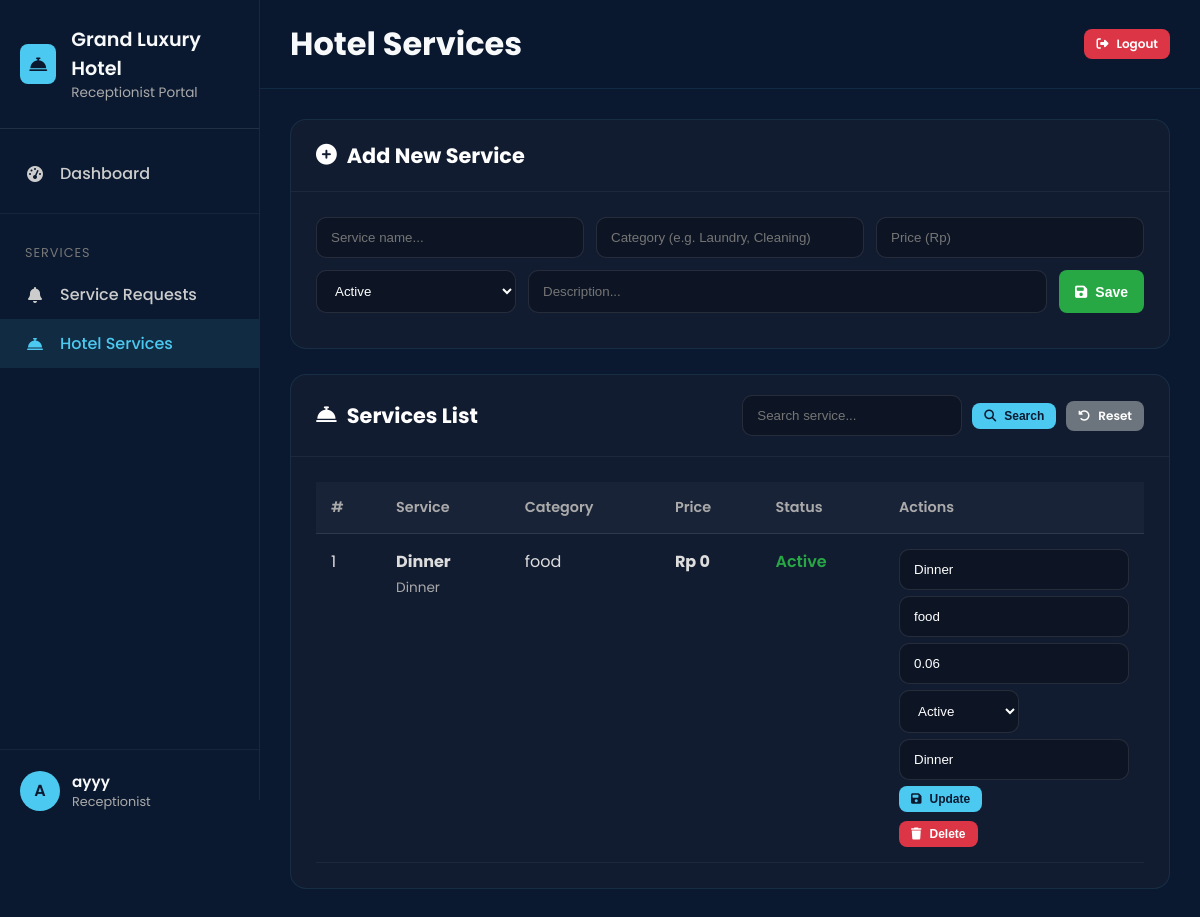
Screenshot of /receptionist/services.php (signed in) with the database file from the repository.
### tables this page shows
CREATE TABLE `settings` (
  `id` int(11) NOT NULL,
  `setting_key` varchar(100) NOT NULL,
  `setting_value` text DEFAULT NULL,
  `setting_group` varchar(50) DEFAULT 'general',
  `description` text DEFAULT NULL,
  `created_at` timestamp NOT NULL DEFAULT current_timestamp(),
  `updated_at` timestamp NOT NULL DEFAULT current_timestamp() ON UPDATE current_timestamp()
);

CREATE TABLE `users` (
  `id` int(11) NOT NULL,
  `username` varchar(50) NOT NULL,
  `password` varchar(255) NOT NULL,
  `email` varchar(100) NOT NULL,
  `full_name` varchar(100) DEFAULT NULL,
  `phone` varchar(20) DEFAULT NULL,
  `profile_picture` varchar(255) DEFAULT NULL,
  `role` enum('admin','receptionist','customer') DEFAULT 'customer',
  `status` enum('active','inactive','suspended') DEFAULT 'active',
  `created_at` timestamp NOT NULL DEFAULT current_timestamp(),
  `last_login` timestamp NULL DEFAULT NULL
);

CREATE TABLE `services` (
  `id` int(11) NOT NULL,
  `name` varchar(100) NOT NULL,
  `description` text DEFAULT NULL,
  `price` decimal(10,2) NOT NULL,
  `unit` varchar(20) DEFAULT 'per item',
  `category` enum('food','beverage','laundry','transport','spa','other') DEFAULT 'other',
  `is_available` tinyint(1) DEFAULT 1,
  `created_at` timestamp NOT NULL DEFAULT current_timestamp()
);

### includes/config.php (called while the page is built, shortened)
<?php
try {
    $conn = new mysqli(DB_HOST, DB_USER, DB_PASS);
    $create_db = "CREATE DATABASE IF NOT EXISTS " . DB_NAME . " DEFAULT CHARACTER SET utf8mb4 COLLATE utf8mb4_general_ci";
    if ($conn->query($create_db) === TRUE) {
        $conn->select_db(DB_NAME);
    } else {
        die("Error creating database: " . $conn->error);
    }
    $conn->set_charset("utf8mb4");
} catch (Exception $e) {
    die("Database connection failed: " . $e->getMessage());
}
function getSetting($conn, $key) {
    $stmt = $conn->prepare("SELECT setting_value FROM settings WHERE setting_key = ?");
    if ($stmt) {
        $stmt->bind_param("s", $key);
        $stmt->execute();
        $result = $stmt->get_result();
        if ($row = $result->fetch_assoc()) {
            return $row['setting_value'];
        }
    }
    return '';
}
$hotel_name = getSetting($conn, 'hotel_name') ?: 'Grand Luxury Hotel';
?>

### receptionist/services.php (the view, shortened to what this page needs)
<?php
require_once '../includes/config.php';
$user_id = $_SESSION['user_id'];
$page_title = 'Hotel Services';
$receptionist_sql = "SELECT * FROM users WHERE id = ?";
$receptionist_stmt = $conn->prepare($receptionist_sql);
$receptionist_stmt->bind_param("i", $user_id);
$receptionist_stmt->execute();
$receptionist_result = $receptionist_stmt->get_result();
$receptionist = $receptionist_result->fetch_assoc();
$services_table = null;
$service_name_col = null;
$service_desc_col = null;
$service_price_col = null;
$service_category_col = null;
$possible_tables = ['hotel_services', 'services'];
foreach ($possible_tables as $t) {
    $check = $conn->query("SHOW TABLES LIKE '{$t}'");
    if ($check && $check->num_rows > 0) {
        $services_table = $t;
        break;
    }
}
function colExists($conn, $table, $col) {
    $res = $conn->query("SHOW COLUMNS FROM `$table` LIKE '$col'");
    return $res && $res->num_rows > 0;
}
if ($services_table) {
    if (colExists($conn, $services_table, 'name')) $service_name_col = 'name';
    else if (colExists($conn, $services_table, 'service_name')) $service_name_col = 'service_name';
    else if (colExists($conn, $services_table, 'title')) $service_name_col = 'title';
    if (colExists($conn, $services_table, 'description')) $service_desc_col = 'description';
    else if (colExists($conn, $services_table, 'details')) $service_desc_col = 'details';
    if (colExists($conn, $services_table, 'price')) $service_price_col = 'price';
    else if (colExists($conn, $services_table, 'service_price')) $service_price_col = 'service_price';
    else if (colExists($conn, $services_table, 'base_price')) $service_price_col = 'base_price';
    if (colExists($conn, $services_table, 'category')) $service_category_col = 'category';
    else if (colExists($conn, $services_table, 'service_type')) $service_category_col = 'service_type';
}
$services = [];
if ($services_table) {
    $where = "";
    $sql = "SELECT * FROM `$services_table` $where ORDER BY id DESC";
    $res = $conn->query($sql);
    if ($res) {
        while ($row = $res->fetch_assoc()) {
            $services[] = $row;
        }
    }
}
function getVal($row, $col, $default = '') {
    return isset($row[$col]) ? $row[$col] : $default;
}
function moneyIDR($num) {
    return "Rp " . number_format((float)$num, 0, ',', '.');
}
?>
<!DOCTYPE html>
<html lang="id">
<head>
<link rel="stylesheet" href="https://cdnjs.cloudflare.com/ajax/libs/font-awesome/6.4.0/css/all.min.css">
</head>
<body>
<div class="receptionist-wrapper">
    <aside class="sidebar">
        <div class="sidebar-header">
            <div class="sidebar-logo"><i class="fas fa-concierge-bell"></i></div>
            <div class="sidebar-title">
                <h3><?= htmlspecialchars($hotel_name) ?></h3>
                <p>Receptionist Portal</p>
            </div>
        </div>
        <nav class="sidebar-nav">
            <a href="dashboard.php" class="nav-item"><i class="fas fa-tachometer-alt"></i><span>Dashboard</span></a>
            <div class="nav-divider"></div>
            <div class="nav-group">
                <p class="nav-label">SERVICES</p>
                <a href="service-requests.php" class="nav-item"><i class="fas fa-bell"></i><span>Service Requests</span></a>
                <a href="services.php" class="nav-item active"><i class="fas fa-concierge-bell"></i><span>Hotel Services</span></a>
            </div>
        </nav>
        <div class="sidebar-footer">
            <div class="user-menu">
                <div class="user-avatar">
                    <?= strtoupper(substr($receptionist['full_name'] ?? $receptionist['username'], 0, 1)) ?>
                </div>
                <div class="user-info">
                    <div class="user-name"><?= htmlspecialchars($receptionist['full_name'] ?? $receptionist['username']) ?></div>
                    <div class="user-role"><?= ucfirst($receptionist['role']) ?></div>
                </div>
            </div>
        </div>
    </aside>
    <main class="main-content">
        <header class="top-header">
            <div class="header-left" style="display:flex;align-items:center;gap:15px;">
                <h1><?= htmlspecialchars($page_title) ?></h1>
            </div>
            <div class="header-right">
                <a href="../logout.php" class="btn btn-danger btn-sm"><i class="fas fa-sign-out-alt"></i> Logout</a>
            </div>
        </header>
        <div class="content-area">
            <?php if (!$services_table): ?>
                <div class="alert alert-error">
                    <strong>Missing Table!</strong> Table <code>hotel_services</code> atau <code>services</code> tidak ditemukan.
                    <br><br>
                    Buat table dulu, contoh minimal:
                    <pre style="margin-top:10px;background:rgba(0,0,0,0.3);padding:12px;border-radius:10px;overflow:auto;color:#fff;">
CREATE TABLE hotel_services (
  id INT AUTO_INCREMENT PRIMARY KEY,
  name VARCHAR(100) NOT NULL,
  description TEXT NULL,
  category VARCHAR(50) NULL,
  price DECIMAL(10,2) DEFAULT 0,
  status VARCHAR(20) DEFAULT 'active',
  created_at TIMESTAMP DEFAULT CURRENT_TIMESTAMP
);
                    </pre>
                </div>
            <?php else: ?>
            <div class="card">
                <div class="card-header">
                    <h3 class="card-title"><i class="fas fa-plus-circle"></i> Add New Service</h3>
                </div>
                <div class="card-body">
                    <form method="POST" class="form-row">
                        <input class="form-control" type="text" name="name" placeholder="Service name..." required>
                        <input class="form-control" type="text" name="category" placeholder="Category (e.g. Laundry, Cleaning)">
                        <input class="form-control" type="number" step="0.01" name="price" placeholder="Price (Rp)">
                        <select class="form-select" name="status">
                            <option value="active">Active</option>
                        </select>
                        <input class="form-control" type="text" name="description" placeholder="Description...">
                        <button class="btn btn-success" type="submit"><i class="fas fa-save"></i> Save</button>
                    </form>
                </div>
            </div>
            <div class="card">
                <div class="card-header">
                    <h3 class="card-title"><i class="fas fa-concierge-bell"></i> Services List</h3>
                    <form method="GET" style="display:flex; gap:10px; align-items:center;">
                        <input class="form-control" style="min-width:220px;" type="text" name="q" placeholder="Search service..."
                               value="<?= htmlspecialchars($_GET['q'] ?? '') ?>">
                        <button class="btn btn-primary btn-sm" type="submit"><i class="fas fa-search"></i> Search</button>
                        <a href="services.php" class="btn btn-secondary btn-sm"><i class="fas fa-rotate-left"></i> Reset</a>
                    </form>
                </div>
                <div class="card-body">
                    <div class="table-responsive">
                        <table class="table">
                            <thead>
                            <tr>
                                <th>#</th>
                                <th>Service</th>
                                <th>Category</th>
                                <th>Price</th>
                                <th>Status</th>
                                <th style="width:260px;">Actions</th>
                            </tr>
                            </thead>
                            <tbody>
                            <?php if (empty($services)): ?>
                                <tr>
                                    <td colspan="6" style="text-align:center; color:#aaa; padding:30px;">
                                        <i class="fas fa-info-circle"></i> No services found.
                                    </td>
                                </tr>
                            <?php else: ?>
                                <?php foreach ($services as $srv): ?>
                                    <?php
                                    $srvName = $service_name_col ? getVal($srv, $service_name_col, '-') : '-';
                                    $srvDesc = $service_desc_col ? getVal($srv, $service_desc_col, '') : '';
                                    $srvCat  = $service_category_col ? getVal($srv, $service_category_col, '-') : '-';
                                    $srvPrice = $service_price_col ? getVal($srv, $service_price_col, 0) : 0;
                                    $srvStatus = 'active';
                                    ?>
                                    <tr>
                                        <td><?= (int)$srv['id'] ?></td>
                                        <td>
                                            <strong><?= htmlspecialchars($srvName) ?></strong>
                                            <?php if ($srvDesc): ?>
                                                <div style="color:#aaa;font-size:0.85rem;margin-top:4px;">
                                                    <?= htmlspecialchars($srvDesc) ?>
                                                </div>
                                            <?php endif; ?>
                                        </td>
                                        <td><?= htmlspecialchars($srvCat) ?></td>
                                        <td><strong><?= moneyIDR($srvPrice) ?></strong></td>
                                        <td>
                                            <?php if (strtolower($srvStatus) === 'active' || $srvStatus == 1): ?>
                                                <span style="color:#28a745;font-weight:600;">Active</span>
                                            <?php else: ?>
                                                <span style="color:#dc3545;font-weight:600;">Inactive</span>
                                            <?php endif; ?>
                                        </td>
                                        <td>
                                            <form method="POST" style="display:flex; flex-wrap:wrap; gap:6px; align-items:center;">
                                                <input class="form-control" style="min-width:150px;flex:1;"
                                                       type="text" name="name" value="<?= htmlspecialchars($srvName) ?>" required>
                                                <input class="form-control" style="min-width:120px;"
                                                       type="text" name="category" value="<?= htmlspecialchars($srvCat) ?>">
                                                <input class="form-control" style="min-width:120px;"
                                                       type="number" step="0.01" name="price" value="<?= htmlspecialchars($srvPrice) ?>">
                                                <select class="form-select" name="status" style="min-width:120px;">
                                                    <option value="active" <?= (strtolower($srvStatus) === 'active') ? 'selected' : '' ?>>Active</option>
                                                </select>
                                                <input class="form-control" style="min-width:180px;"
                                                       type="text" name="description" value="<?= htmlspecialchars($srvDesc) ?>">
                                                <button class="btn btn-primary btn-sm" type="submit">
                                                    <i class="fas fa-save"></i> Update
                                                </button>
                                            </form>
                                            <form method="POST" style="margin-top:8px;"
                                                  onsubmit="return confirm('Delete this service?');">
                                                <button class="btn btn-danger btn-sm" type="submit">
                                                    <i class="fas fa-trash"></i> Delete
                                                </button>
                                            </form>
                                        </td>
                                    </tr>
                                <?php endforeach; ?>
                            <?php endif; ?>
                            </tbody>
                        </table>
                    </div>
                </div>
            </div>
            <?php endif; ?>
        </div>
    </main>
</div>
</body>
</html>

### rows the page displays
settings: setting_value "Grand Luxury Hotel"
users: full_name "A", full_name "ayyy", role "Receptionist"
services: id "1", name "Dinner", description "Dinner", category "food", price "Rp 0", price "0.06"

### other values shown
$page_title "Hotel Services"
